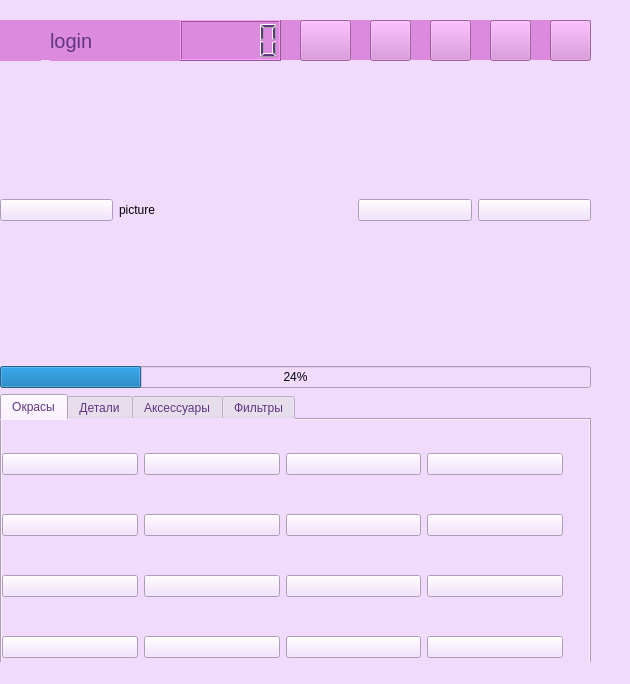
<?xml version="1.0" encoding="UTF-8"?>
<ui version="4.0">
 <class>MainWindow</class>
 <widget class="QMainWindow" name="MainWindow">
  <property name="geometry">
   <rect>
    <x>0</x>
    <y>0</y>
    <width>630</width>
    <height>684</height>
   </rect>
  </property>
  <property name="windowTitle">
   <string>MainWindow</string>
  </property>
  <property name="styleSheet">
   <string notr="true">background-color: rgb(241, 219, 253);
alternate-background-color: rgb(220, 138, 221);</string>
  </property>
  <widget class="QWidget" name="centralwidget">
   <widget class="QWidget" name="gridLayoutWidget">
    <property name="geometry">
     <rect>
      <x>0</x>
      <y>60</y>
      <width>591</width>
      <height>811</height>
     </rect>
    </property>
    <layout class="QGridLayout" name="gridLayout">
     <item row="3" column="0" colspan="5">
      <widget class="QTabWidget" name="tabWidget">
       <property name="styleSheet">
        <string notr="true">color: rgb(97, 53, 131);
background-color: rgb(241, 219, 253);</string>
       </property>
       <property name="currentIndex">
        <number>0</number>
       </property>
       <widget class="QWidget" name="tab">
        <attribute name="title">
         <string>Окрасы</string>
        </attribute>
        <widget class="QWidget" name="gridLayoutWidget_2">
         <property name="geometry">
          <rect>
           <x>0</x>
           <y>0</y>
           <width>561</width>
           <height>271</height>
          </rect>
         </property>
         <layout class="QGridLayout" name="gridLayout_2">
          <item row="3" column="1">
           <widget class="QPushButton" name="c14">
            <property name="text">
             <string/>
            </property>
            <attribute name="buttonGroup">
             <string notr="true">colors</string>
            </attribute>
           </widget>
          </item>
          <item row="2" column="0">
           <widget class="QPushButton" name="c9">
            <property name="text">
             <string/>
            </property>
            <attribute name="buttonGroup">
             <string notr="true">colors</string>
            </attribute>
           </widget>
          </item>
          <item row="1" column="3">
           <widget class="QPushButton" name="c8">
            <property name="text">
             <string/>
            </property>
            <attribute name="buttonGroup">
             <string notr="true">colors</string>
            </attribute>
           </widget>
          </item>
          <item row="3" column="2">
           <widget class="QPushButton" name="c15">
            <property name="text">
             <string/>
            </property>
            <attribute name="buttonGroup">
             <string notr="true">colors</string>
            </attribute>
           </widget>
          </item>
          <item row="1" column="2">
           <widget class="QPushButton" name="c7">
            <property name="text">
             <string/>
            </property>
            <attribute name="buttonGroup">
             <string notr="true">colors</string>
            </attribute>
           </widget>
          </item>
          <item row="3" column="3">
           <widget class="QPushButton" name="c16">
            <property name="text">
             <string/>
            </property>
            <attribute name="buttonGroup">
             <string notr="true">colors</string>
            </attribute>
           </widget>
          </item>
          <item row="0" column="3">
           <widget class="QPushButton" name="c4">
            <property name="text">
             <string/>
            </property>
            <attribute name="buttonGroup">
             <string notr="true">colors</string>
            </attribute>
           </widget>
          </item>
          <item row="2" column="3">
           <widget class="QPushButton" name="c12">
            <property name="text">
             <string/>
            </property>
            <attribute name="buttonGroup">
             <string notr="true">colors</string>
            </attribute>
           </widget>
          </item>
          <item row="1" column="0">
           <widget class="QPushButton" name="c5">
            <property name="text">
             <string/>
            </property>
            <attribute name="buttonGroup">
             <string notr="true">colors</string>
            </attribute>
           </widget>
          </item>
          <item row="3" column="0">
           <widget class="QPushButton" name="c13">
            <property name="text">
             <string/>
            </property>
            <attribute name="buttonGroup">
             <string notr="true">colors</string>
            </attribute>
           </widget>
          </item>
          <item row="0" column="1">
           <widget class="QPushButton" name="c2">
            <property name="text">
             <string/>
            </property>
            <attribute name="buttonGroup">
             <string notr="true">colors</string>
            </attribute>
           </widget>
          </item>
          <item row="1" column="1">
           <widget class="QPushButton" name="c6">
            <property name="text">
             <string/>
            </property>
            <attribute name="buttonGroup">
             <string notr="true">colors</string>
            </attribute>
           </widget>
          </item>
          <item row="0" column="0">
           <widget class="QPushButton" name="c1">
            <property name="text">
             <string/>
            </property>
            <attribute name="buttonGroup">
             <string notr="true">colors</string>
            </attribute>
           </widget>
          </item>
          <item row="2" column="1">
           <widget class="QPushButton" name="c10">
            <property name="text">
             <string/>
            </property>
            <attribute name="buttonGroup">
             <string notr="true">colors</string>
            </attribute>
           </widget>
          </item>
          <item row="0" column="2">
           <widget class="QPushButton" name="c3">
            <property name="text">
             <string/>
            </property>
            <attribute name="buttonGroup">
             <string notr="true">colors</string>
            </attribute>
           </widget>
          </item>
          <item row="2" column="2">
           <widget class="QPushButton" name="c11">
            <property name="text">
             <string/>
            </property>
            <attribute name="buttonGroup">
             <string notr="true">colors</string>
            </attribute>
           </widget>
          </item>
         </layout>
        </widget>
       </widget>
       <widget class="QWidget" name="tab_2">
        <attribute name="title">
         <string>Детали</string>
        </attribute>
        <widget class="QWidget" name="gridLayoutWidget_3">
         <property name="geometry">
          <rect>
           <x>0</x>
           <y>0</y>
           <width>581</width>
           <height>191</height>
          </rect>
         </property>
         <layout class="QGridLayout" name="gridLayout_3">
          <item row="0" column="2">
           <widget class="QPushButton" name="eyes">
            <property name="text">
             <string/>
            </property>
            <attribute name="buttonGroup">
             <string notr="true">details</string>
            </attribute>
           </widget>
          </item>
          <item row="1" column="2">
           <widget class="QPushButton" name="earbrushes">
            <property name="text">
             <string/>
            </property>
            <attribute name="buttonGroup">
             <string notr="true">details</string>
            </attribute>
           </widget>
          </item>
          <item row="1" column="0">
           <widget class="QPushButton" name="fur">
            <property name="text">
             <string/>
            </property>
            <attribute name="buttonGroup">
             <string notr="true">details</string>
            </attribute>
           </widget>
          </item>
          <item row="0" column="0">
           <widget class="QPushButton" name="ears">
            <property name="text">
             <string/>
            </property>
            <attribute name="buttonGroup">
             <string notr="true">details</string>
            </attribute>
           </widget>
          </item>
          <item row="0" column="1">
           <widget class="QPushButton" name="nose">
            <property name="text">
             <string/>
            </property>
            <attribute name="buttonGroup">
             <string notr="true">details</string>
            </attribute>
           </widget>
          </item>
          <item row="1" column="1">
           <widget class="QPushButton" name="curly_fur">
            <property name="text">
             <string/>
            </property>
            <attribute name="buttonGroup">
             <string notr="true">details</string>
            </attribute>
           </widget>
          </item>
         </layout>
        </widget>
       </widget>
       <widget class="QWidget" name="tab_3">
        <attribute name="title">
         <string>Аксессуары</string>
        </attribute>
        <widget class="QWidget" name="gridLayoutWidget_4">
         <property name="geometry">
          <rect>
           <x>10</x>
           <y>0</y>
           <width>571</width>
           <height>261</height>
          </rect>
         </property>
         <layout class="QGridLayout" name="gridLayout_4" rowminimumheight="0,0">
          <item row="1" column="2">
           <widget class="QPushButton" name="ear_bow">
            <property name="text">
             <string/>
            </property>
            <attribute name="buttonGroup">
             <string notr="true">accessories</string>
            </attribute>
           </widget>
          </item>
          <item row="1" column="1">
           <widget class="QPushButton" name="feather">
            <property name="text">
             <string/>
            </property>
            <attribute name="buttonGroup">
             <string notr="true">accessories</string>
            </attribute>
           </widget>
          </item>
          <item row="1" column="0">
           <widget class="QPushButton" name="tag">
            <property name="text">
             <string/>
            </property>
            <attribute name="buttonGroup">
             <string notr="true">accessories</string>
            </attribute>
           </widget>
          </item>
          <item row="0" column="2">
           <widget class="QPushButton" name="flower">
            <property name="text">
             <string/>
            </property>
            <attribute name="buttonGroup">
             <string notr="true">accessories</string>
            </attribute>
           </widget>
          </item>
          <item row="0" column="1">
           <widget class="QPushButton" name="pendant">
            <property name="text">
             <string/>
            </property>
            <attribute name="buttonGroup">
             <string notr="true">accessories</string>
            </attribute>
           </widget>
          </item>
          <item row="0" column="0">
           <widget class="QPushButton" name="bandana">
            <property name="text">
             <string/>
            </property>
            <attribute name="buttonGroup">
             <string notr="true">accessories</string>
            </attribute>
           </widget>
          </item>
          <item row="0" column="3">
           <widget class="QPushButton" name="wreath">
            <property name="text">
             <string/>
            </property>
            <attribute name="buttonGroup">
             <string notr="true">accessories</string>
            </attribute>
           </widget>
          </item>
          <item row="1" column="3">
           <widget class="QPushButton" name="bow">
            <property name="text">
             <string/>
            </property>
            <attribute name="buttonGroup">
             <string notr="true">accessories</string>
            </attribute>
           </widget>
          </item>
         </layout>
        </widget>
       </widget>
       <widget class="QWidget" name="tab_4">
        <attribute name="title">
         <string>Фильтры</string>
        </attribute>
        <widget class="QTextBrowser" name="warning">
         <property name="geometry">
          <rect>
           <x>0</x>
           <y>10</y>
           <width>581</width>
           <height>81</height>
          </rect>
         </property>
         <property name="html">
          <string>&lt;!DOCTYPE HTML PUBLIC &quot;-//W3C//DTD HTML 4.0//EN&quot; &quot;http://www.w3.org/TR/REC-html40/strict.dtd&quot;&gt;
&lt;html&gt;&lt;head&gt;&lt;meta name=&quot;qrichtext&quot; content=&quot;1&quot; /&gt;&lt;style type=&quot;text/css&quot;&gt;
p, li { white-space: pre-wrap; }
&lt;/style&gt;&lt;/head&gt;&lt;body style=&quot; font-family:'MS Shell Dlg 2'; font-size:8.25pt; font-weight:400; font-style:normal;&quot;&gt;
&lt;p align=&quot;center&quot; style=&quot; margin-top:0px; margin-bottom:0px; margin-left:0px; margin-right:0px; -qt-block-indent:0; text-indent:0px;&quot;&gt;&lt;span style=&quot; font-family:'Cantarell'; font-size:14pt; color:#e01b24;&quot;&gt;Внимание!&lt;/span&gt;&lt;/p&gt;
&lt;p align=&quot;center&quot; style=&quot; margin-top:0px; margin-bottom:0px; margin-left:0px; margin-right:0px; -qt-block-indent:0; text-indent:0px;&quot;&gt;&lt;span style=&quot; font-family:'Cantarell'; font-size:11pt; color:#613583;&quot;&gt;Используйте фильтры только после завершения работы с окрасами, деталями и аксессуарами. В противном случае внесённые изменения не будут сохранены.&lt;/span&gt;&lt;/p&gt;&lt;/body&gt;&lt;/html&gt;</string>
         </property>
        </widget>
        <widget class="QWidget" name="gridLayoutWidget_5">
         <property name="geometry">
          <rect>
           <x>0</x>
           <y>100</y>
           <width>581</width>
           <height>181</height>
          </rect>
         </property>
         <layout class="QGridLayout" name="gridLayout_5">
          <item row="0" column="2">
           <widget class="QPushButton" name="sepia">
            <property name="text">
             <string/>
            </property>
            <attribute name="buttonGroup">
             <string notr="true">filters</string>
            </attribute>
           </widget>
          </item>
          <item row="0" column="0">
           <widget class="QPushButton" name="negate">
            <property name="text">
             <string/>
            </property>
            <attribute name="buttonGroup">
             <string notr="true">filters</string>
            </attribute>
           </widget>
          </item>
          <item row="0" column="1">
           <widget class="QPushButton" name="black_and_white">
            <property name="text">
             <string/>
            </property>
            <attribute name="buttonGroup">
             <string notr="true">filters</string>
            </attribute>
           </widget>
          </item>
          <item row="1" column="0">
           <widget class="QPushButton" name="blur">
            <property name="text">
             <string/>
            </property>
            <attribute name="buttonGroup">
             <string notr="true">filters</string>
            </attribute>
           </widget>
          </item>
          <item row="1" column="1">
           <widget class="QPushButton" name="rainbow">
            <property name="text">
             <string/>
            </property>
            <attribute name="buttonGroup">
             <string notr="true">filters</string>
            </attribute>
           </widget>
          </item>
         </layout>
        </widget>
       </widget>
      </widget>
     </item>
     <item row="0" column="1" colspan="2">
      <widget class="QLabel" name="picture">
       <property name="minimumSize">
        <size>
         <width>0</width>
         <height>300</height>
        </size>
       </property>
       <property name="text">
        <string>picture</string>
       </property>
      </widget>
     </item>
     <item row="0" column="0">
      <widget class="QPushButton" name="main">
       <property name="styleSheet">
        <string notr="true">background-color: rgb(241, 219, 253);
color: rgb(97, 53, 131);</string>
       </property>
       <property name="text">
        <string/>
       </property>
      </widget>
     </item>
     <item row="0" column="4">
      <widget class="QPushButton" name="random_button">
       <property name="styleSheet">
        <string notr="true">color: rgb(97, 53, 131);
background-color: rgb(241, 219, 253);</string>
       </property>
       <property name="text">
        <string/>
       </property>
      </widget>
     </item>
     <item row="0" column="3">
      <widget class="QPushButton" name="draw_button">
       <property name="styleSheet">
        <string notr="true">background-color: rgb(241, 219, 253);
color: rgb(97, 53, 131);</string>
       </property>
       <property name="text">
        <string/>
       </property>
      </widget>
     </item>
     <item row="1" column="0" colspan="5">
      <widget class="QProgressBar" name="progressBar">
       <property name="value">
        <number>24</number>
       </property>
      </widget>
     </item>
    </layout>
   </widget>
   <widget class="QLabel" name="profile_picture">
    <property name="geometry">
     <rect>
      <x>0</x>
      <y>20</y>
      <width>41</width>
      <height>41</height>
     </rect>
    </property>
    <property name="styleSheet">
     <string notr="true">color: rgb(97, 53, 131);
background-color: rgb(220, 138, 221);</string>
    </property>
    <property name="text">
     <string/>
    </property>
   </widget>
   <widget class="QLabel" name="profile_name">
    <property name="geometry">
     <rect>
      <x>50</x>
      <y>20</y>
      <width>141</width>
      <height>41</height>
     </rect>
    </property>
    <property name="font">
     <font>
      <pointsize>15</pointsize>
     </font>
    </property>
    <property name="styleSheet">
     <string notr="true">color: rgb(97, 53, 131);
background-color: rgb(220, 138, 221);</string>
    </property>
    <property name="text">
     <string>login</string>
    </property>
   </widget>
   <widget class="QLCDNumber" name="rating_widget">
    <property name="geometry">
     <rect>
      <x>180</x>
      <y>20</y>
      <width>101</width>
      <height>41</height>
     </rect>
    </property>
    <property name="styleSheet">
     <string notr="true">color: rgb(97, 53, 131);
background-color: rgb(220, 138, 221);</string>
    </property>
   </widget>
   <widget class="QPushButton" name="my_gallery">
    <property name="geometry">
     <rect>
      <x>300</x>
      <y>20</y>
      <width>51</width>
      <height>41</height>
     </rect>
    </property>
    <property name="styleSheet">
     <string notr="true">color: rgb(97, 53, 131);
background-color: rgb(220, 138, 221);</string>
    </property>
    <property name="text">
     <string/>
    </property>
   </widget>
   <widget class="QPushButton" name="save_to_gallery_button">
    <property name="geometry">
     <rect>
      <x>430</x>
      <y>20</y>
      <width>41</width>
      <height>41</height>
     </rect>
    </property>
    <property name="styleSheet">
     <string notr="true">color: rgb(97, 53, 131);
background-color: rgb(220, 138, 221);</string>
    </property>
    <property name="text">
     <string/>
    </property>
   </widget>
   <widget class="QPushButton" name="save_button">
    <property name="geometry">
     <rect>
      <x>490</x>
      <y>20</y>
      <width>41</width>
      <height>41</height>
     </rect>
    </property>
    <property name="styleSheet">
     <string notr="true">color: rgb(97, 53, 131);
background-color: rgb(220, 138, 221);</string>
    </property>
    <property name="text">
     <string/>
    </property>
   </widget>
   <widget class="QPushButton" name="information">
    <property name="geometry">
     <rect>
      <x>550</x>
      <y>20</y>
      <width>41</width>
      <height>41</height>
     </rect>
    </property>
    <property name="styleSheet">
     <string notr="true">color: rgb(97, 53, 131);
background-color: rgb(220, 138, 221);</string>
    </property>
    <property name="text">
     <string/>
    </property>
   </widget>
   <widget class="QLabel" name="label">
    <property name="geometry">
     <rect>
      <x>0</x>
      <y>20</y>
      <width>591</width>
      <height>41</height>
     </rect>
    </property>
    <property name="styleSheet">
     <string notr="true">background-color: rgb(220, 138, 221);
border-color: rgb(97, 53, 131);</string>
    </property>
    <property name="frameShape">
     <enum>QFrame::Box</enum>
    </property>
    <property name="lineWidth">
     <number>0</number>
    </property>
    <property name="text">
     <string/>
    </property>
   </widget>
   <widget class="QPushButton" name="clear_button">
    <property name="geometry">
     <rect>
      <x>370</x>
      <y>20</y>
      <width>41</width>
      <height>41</height>
     </rect>
    </property>
    <property name="styleSheet">
     <string notr="true">color: rgb(97, 53, 131);
background-color: rgb(220, 138, 221);</string>
    </property>
    <property name="text">
     <string/>
    </property>
   </widget>
   <zorder>label</zorder>
   <zorder>gridLayoutWidget</zorder>
   <zorder>profile_name</zorder>
   <zorder>rating_widget</zorder>
   <zorder>my_gallery</zorder>
   <zorder>save_to_gallery_button</zorder>
   <zorder>save_button</zorder>
   <zorder>information</zorder>
   <zorder>profile_picture</zorder>
   <zorder>clear_button</zorder>
  </widget>
  <widget class="QStatusBar" name="statusbar"/>
 </widget>
 <resources/>
 <connections/>
 <buttongroups>
  <buttongroup name="accessories"/>
  <buttongroup name="colors"/>
  <buttongroup name="filters"/>
  <buttongroup name="details"/>
 </buttongroups>
</ui>
